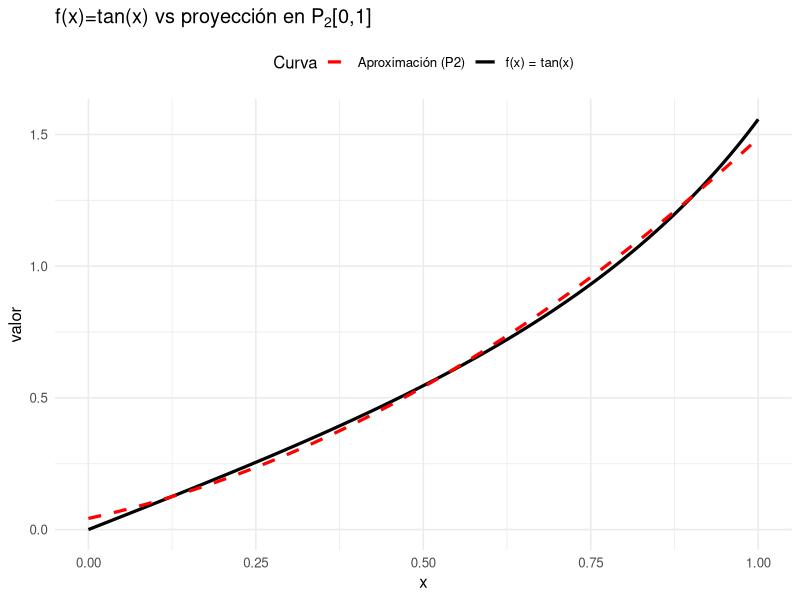

Here is the R script that generated this plot:
## ---- chunk 1
#| code-fold: true
t <- 3 #<1>

intervalo <- function(P, t) { #<2>
  margen <- 0.5 * 10^(-t + 1)
  inferior <- P * (1 - margen)
  superior <- P * (1 + margen)
  data.frame(
    P = P,
    t = t,
    Limite_Inferior = round(inferior, 4),
    Limite_Superior = round(superior, 4)
  )
}

tabla_intervalos <- rbind( #<3>
  intervalo(150, t),
  intervalo(900, t),
  intervalo(1500, t),
  intervalo(90, t)
)

kableExtra::kable(tabla_intervalos) #<4>
## ---- chunk 2
#| code-fold: true
err.abs.a <- abs(pi - 3.1)
err.rel.a <- err.abs.a / pi
## ---- chunk 3
#| echo: false
cat("error absoluto:", err.abs.a)
cat("error relativo:", err.rel.a)
## ---- chunk 4
#| code-fold: true
err.abs.b <- abs(pi/1000 - 0.0031)
err.rel.b <- err.abs.b/(pi/1000)
## ---- chunk 5
#| echo: false
cat("error absoluto:", format(err.abs.b, scientific = F))
cat("error relativo:", err.rel.b)
## ---- chunk 6
#| code-fold: true
err.abs.c <- abs(1/3 - 0.333)
err.rel.c <- err.abs.c/(1/3)
## ---- chunk 7
#| echo: false
cat("error absoluto:", err.abs.c)
cat("error relativo:", err.rel.c)
## ---- chunk 8
#| code-fold: true
err.abs.d <- abs(100/3 - 33.3)
err.rel.d <- err.abs.d/(100/3)
## ---- chunk 9
#| echo: false
cat("error absoluto:", err.abs.d)
cat("error relativo:", err.rel.d)
## ---- chunk 10
a <- 1
b <- 0.4002
c <- 0.8e-4
discriminante <- b^2 -4*a*c
raiz.menor <- abs((-b + sqrt(discriminante))/2*a)
raiz.discriminante <- sqrt(discriminante)

format(raiz.menor, scientific = FALSE, digits = 22)
b
raiz.discriminante
## ---- chunk 11
raiz.menor.nueva <- abs((2 * c) / (-b - sqrt(discriminante)))
format(raiz.menor.nueva, scientific = FALSE, digits = 22)
## ---- chunk 12
a <- matrix(c(1, 2, 3, 2, 1, 3, 2, 3, 1), byrow = TRUE, nrow = 3)
verificar.identidad <- function(matriz) {
  derecha <- sum(matriz[1, ]) * prod(sapply(matriz[1, ][-1], function(y) {
    return(matriz[1] - y)
  }))
  izquierda <- det(matriz)
  return(
    list(
      "Matriz" = matriz,
      "Determinante" = izquierda,
      "ResultadoFormula" = derecha,
      "SeVerificaIdentidad" = (izquierda == derecha)
    )
  )
}
verificar.identidad(a)
## ---- chunk 13
identidad <- function(df) {
  n <- ncol(df) - 1
  # Validaciones básicas
  if (nrow(df) != n + 1) return(FALSE)
  if (!all(df[1, ] == 1)) return(FALSE)
  M <- df[-1, ] #<1>
  a <- diag(M[, -1])
  b <- diag(M[, -ncol(M)])
  
  estructura_valida <- all( #<2>
    sapply(1:n, function(i) {
      fila <- M[i, ]
      izquierda <- fila[1:i]
      derecha <- fila[(i+1):(n+1)]
      all(izquierda == b[i]) && all(derecha == a[i])
    })
  )
  if (!estructura_valida) return(FALSE)
  return(isTRUE(all.equal(det(df), prod(a - b)))) #<3> 
}

## ---- chunk 14
df <- matrix(c(
  1, 1, 1, 1,
  2, 3, 3, 3,
  2, 2, 4, 4,
  2, 2, 2, 5
), nrow = 4, byrow = TRUE)

identidad(df)
## ---- chunk 15
a <- matrix(c(0, 0, 0, 0, 0, 3, 2, 4, 5), nrow = 3, byrow = TRUE)
es.rala <- function(matriz) {
  nulos <- sum(sapply(matriz, function(y) {
    if (y == 0) {
      return(1)
    }
    else {
      return(0)
    }
  }))
  no.nulos <- length(matriz) - nulos
  
  return(list("Matriz" = matriz, "entradas nulas" = nulos, "entradas no nulas" = no.nulos, "EsRala" = nulos > no.nulos))
}
es.rala(a)

## ---- chunk 16
a <- matrix(c(1, 1, 1, 1, 0, 1, 1, 1, 1), nrow = 3, byrow = TRUE)
es.o <- function(matriz) {
  fila.1 <- matriz[1, ]
  fila.n <- matriz[nrow(matriz), ]
  col.1 <- matriz[, 1]
  col.n <- matriz[, ncol(matriz)]
  
  if (nrow(matriz) > 2 && ncol(matriz) > 2) {
    matriz.central <- matriz[-c(1, nrow(matriz)), -c(1, ncol(matriz)), drop = FALSE]
  } else {
    matriz.central <- NULL
  }
  
  todo.bien <- TRUE
  
  for (elem in seq_along(fila.1)) {
    if (fila.1[elem] == 0 || fila.n[elem] == 0) {
      todo.bien <- FALSE
      break
    }
  }
  
  if (todo.bien) {
    for (elem in seq_along(col.1)) {
      if (col.1[elem] == 0 || col.n[elem] == 0) {
        todo.bien <- FALSE
        break
      }
    }
  }
  
  if (todo.bien && !is.null(matriz.central)) {
    for (elem in matriz.central) {
      if (elem != 0) {
        todo.bien <- FALSE
        break
      }
    }
  }
  
  return(list("Matriz" = matriz, "Tiene forma de O" = todo.bien))
}

es.o(a)
## ---- chunk 17
prod.punto <- function(x, y) {
  return(sum(x * y))
}

norma <- function(x) {
  return(sqrt(prod.punto(x, x)))
}

proy.ortogonal <- function(u, v) {
  (prod.punto(u, v) / prod.punto(v, v)) * v
}

gs.ortogonal <- function(base) {
  U <- base
  Q <- list()
  for (k in seq_along(U)) {
    u <- U[[k]]
    if (length(Q) > 0) {
      for (q in Q)
        u <- u - proy.ortogonal(u, q)
    }
    Q[[length(Q) + 1]] <- u
  }
  return(Q)
}

gs.ortonormal <- function(base) {
  base.ortogonal <- gs.ortogonal(base)
  return(lapply(base.ortogonal, function(x) {
    return(x / norma(x))
  }))
}

base <- list(c(1,2,3), c(4,5,6), c(1,0,1))
gs.ortogonal(base)
gs.ortonormal(base)
## ---- chunk 18
prod.punto <- function(x, y) {
  return(sum(x * y))
}

mejor.aprox <- function(base, vector) {
  U <- gs.ortonormal(base)
  aprox <- numeric(length(vector))
  coef  <- numeric(length(U))
  
  for (k in seq_along(U)) {
    u <- U[[k]]
    coef[k] <- prod.punto(vector, u)
    aprox <- aprox + coef[k] * u
  }
  
  return(list("Aproximacion" = aprox, "Coeficientes" = coef))
}

mejor.aprox(list(c(1,2, 3), c(4, 5, 6)), c(1,0,1))
## ---- chunk 19
#| code-fold: true
prod.l2 <- function(f, g) {
  integrate(function(x) f(x) * g(x), lower = 0, upper = 1)$value
}

mejor.aprox.2 <- function(base, f, prod.interno = prod.l2) {
  coef <- sapply(base, function(u) prod.interno(f, u))
  aprox <- function(x) {
    s <- 0
    for (k in seq_along(base)) {
      s <- s + coef[k] * base[[k]](x)
    } 
    return(s)
  }
  return(list("Aproximacion" = aprox, "Coeficientes" = coef))
}
## ---- chunk 20
#| message: false
#| warning: false
#| code-fold: true
library(tidyverse)
# Base del ejemplo 7
u1 <- function(x) 1
u2 <- function(x) sqrt(3) * (2*x - 1)
u3 <- function(x) sqrt(5) * (6*x^2 - 6*x + 1)
B_ON <- list(u1, u2, u3)

f <- function(x) tan(x)

res <- mejor.aprox.2(B_ON, f)
Pf  <- res$Aproximacion

x  <- seq(0, 1, length.out = 400)
df <- data.frame(x = x, real = f(x), aprox = Pf(x))

ggplot(df, aes(x = x)) +
  geom_line(aes(y = real, color = "f(x) = tan(x)"), size = 1.1) +
  geom_line(aes(y = aprox, color = "Aproximación (P2)"),
            size = 1.1,
            linetype = "dashed") +
  scale_color_manual(values = c(
    "f(x) = tan(x)" = "black",
    "Aproximación (P2)" = "red"
  )) +
  labs(
    title = expression(paste("f(x)=tan(x) vs proyección en ", P[2], "[0,1]")),
    x = "x",
    y = "valor",
    color = "Curva"
  ) +
  theme_minimal(base_size = 12) +
  theme(legend.position = "top")
